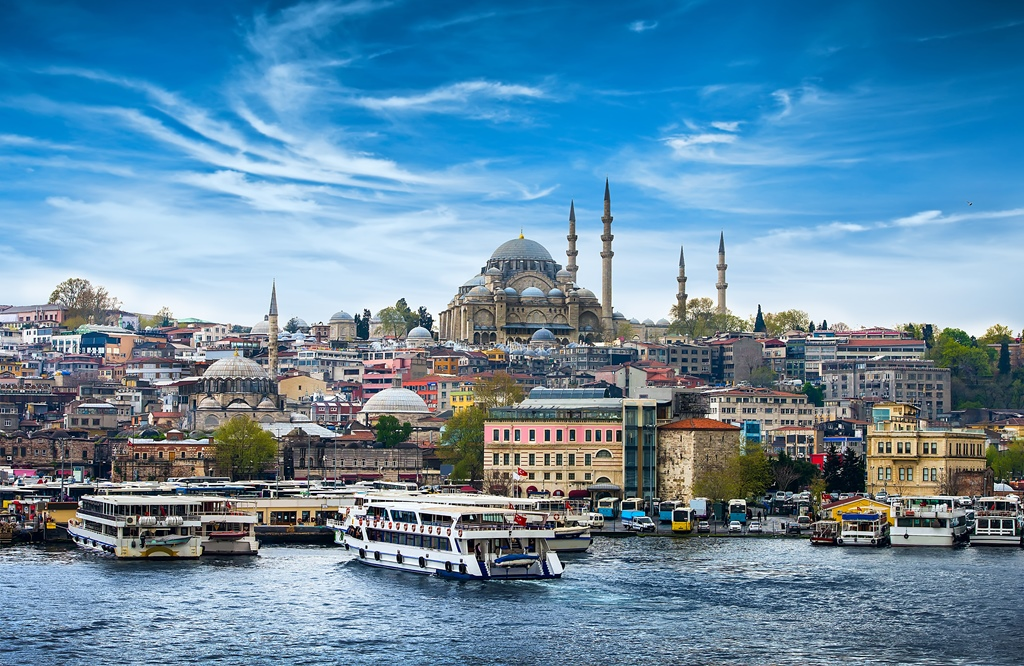
#> input picture Hafta2/images/picture3.jpg, 1024 x 666 px
$ python bitwise_op.py
#> lines starting #> are read from the running program, lines starting #| are printed output that depends on the picture; after the words box and inside, x2 and y2 are one past the last pixel; in counts of white or black regions, pixels touching at a corner belong together
import cv2
import numpy as np

img = cv2.imread('images/picture3.jpg', cv2.IMREAD_GRAYSCALE)
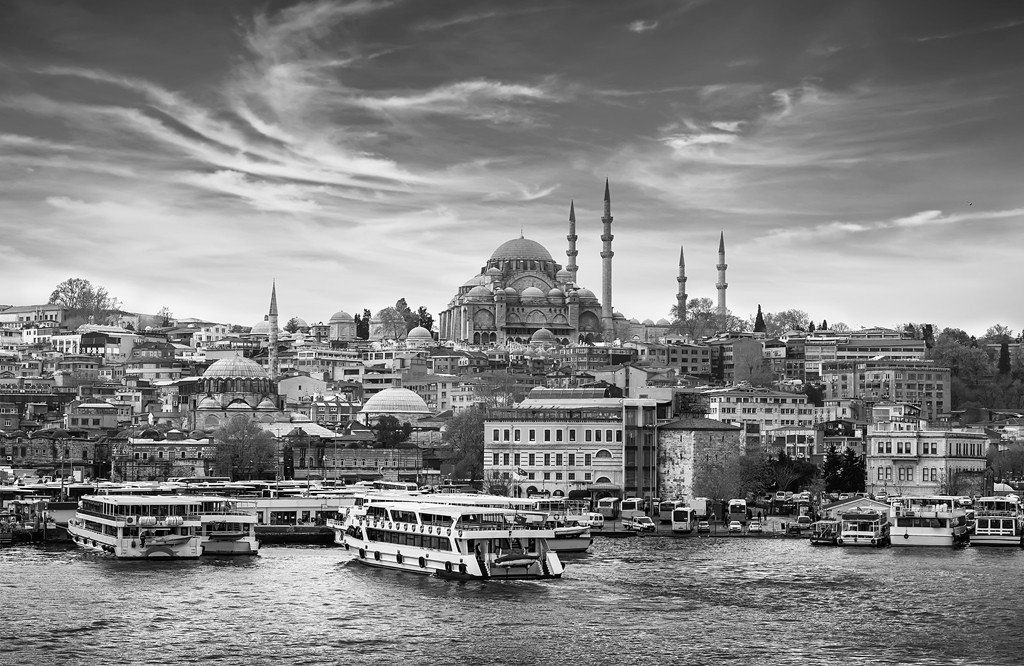
#> img: shape (666, 1024); min 0, max 255, mean 130.7

# İlk dilim: 50 ile 100 arasındaki piksel değerlerini seç
lower_bound1 = 50
upper_bound1 = 100
mask1 = cv2.inRange(img, lower_bound1, upper_bound1)
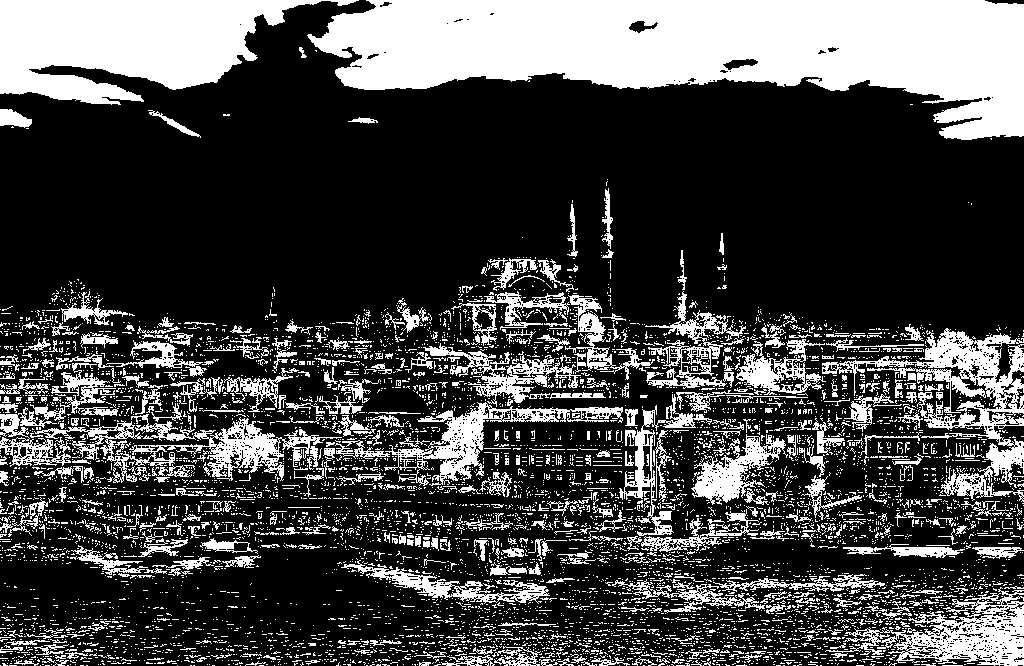
#> mask1: shape (666, 1024); 27.8% white; 7047 white regions (6508 under 20 px), largest, box (x1, y1, x2, y2) and area: (307, 0, 1024, 140) 61170, (0, 0, 359, 105) 22416, (822, 328, 1024, 502) 8594

# İkinci dilim: 150 ile 200 arasındaki piksel değerlerini seç
lower_bound2 = 150
upper_bound2 = 200
mask2 = cv2.inRange(img, lower_bound2, upper_bound2)
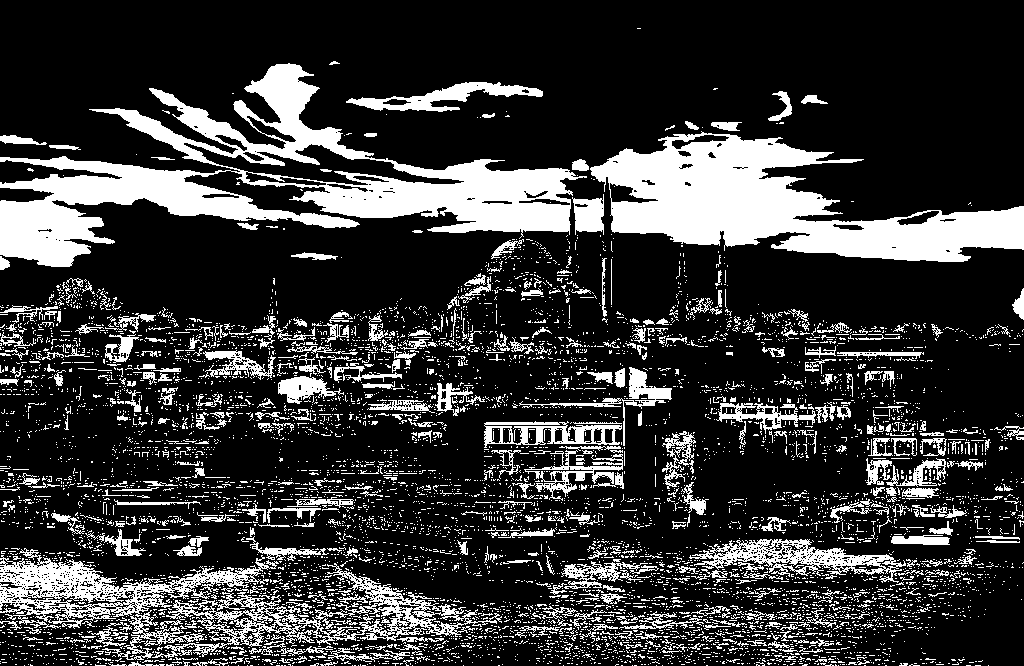
#> mask2: shape (666, 1024); 21.4% white; 7084 white regions (6589 under 20 px), largest, box (x1, y1, x2, y2) and area: (0, 63, 587, 267) 35146, (590, 131, 1024, 262) 27051, (0, 548, 279, 660) 8136

# İlk dilimi görüntüde seç
result1 = cv2.bitwise_and(img, img, mask=mask1)
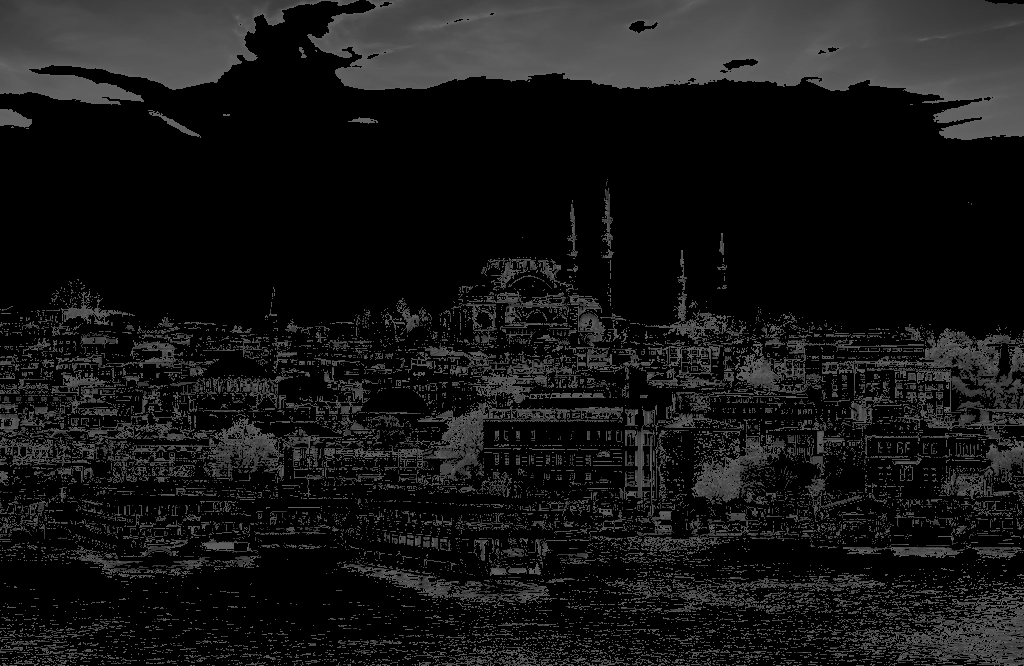
#> result1: shape (666, 1024); min 0, max 100, mean 21.9

# İkinci dilimi görüntüde seç
result2 = cv2.bitwise_and(img, img, mask=mask2)
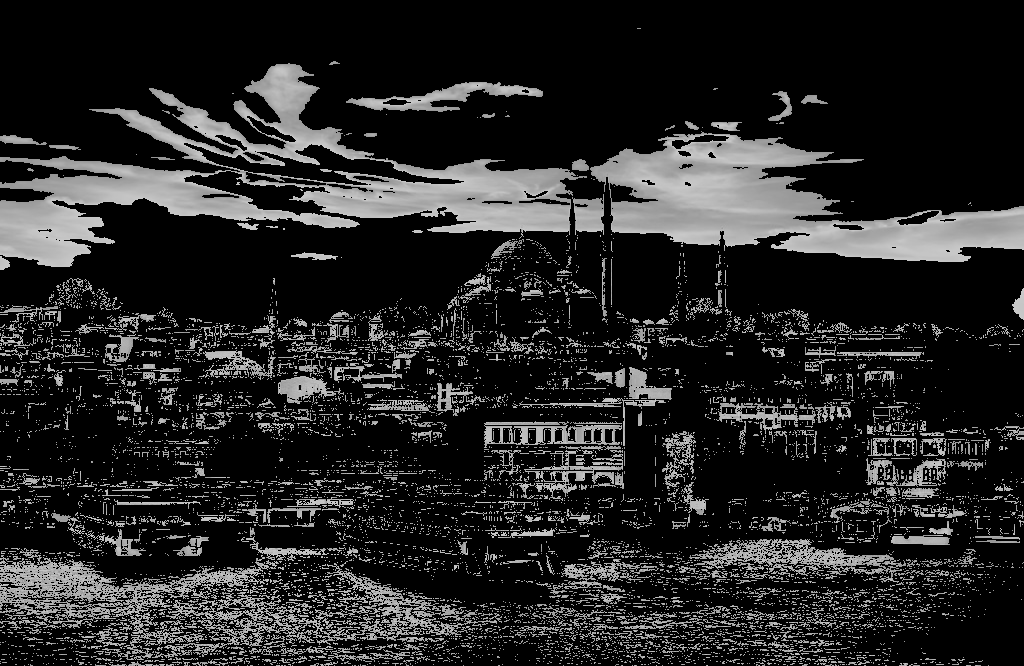
#> result2: shape (666, 1024); min 0, max 200, mean 37.3

# Orijinal görüntü ve dilimleri göster
cv2.imshow('Original Image', img)
cv2.imshow('Slice 1 (50-100)', result1)
cv2.imshow('Slice 2 (150-200)', result2)

cv2.waitKey(0)
cv2.destroyAllWindows()

cv2.imwrite('sonucFoto/slice1_50_100.jpg', result1)
cv2.imwrite('sonucFoto/slice2_150_200.jpg', result2)

$ run again, with Hafta2/images/picture1.jpg copied over Hafta2/images/picture3.jpg
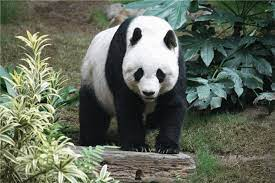
#> input picture Hafta2/images/picture1.jpg, 275 x 183 px
#> `mask1 = cv2.inRange(img, lower_bound1, upper_bound1)`:
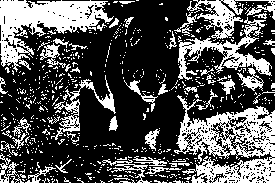
#> mask1: shape (183, 275); 32.5% white; 639 white regions (590 under 20 px), largest, box (x1, y1, x2, y2) and area: (174, 95, 275, 183) 4287, (0, 0, 114, 72) 3438, (178, 17, 272, 80) 1613
#> mask2: shape (183, 275); 11.8% white in thin lines or dots
#> `result2 = cv2.bitwise_and(img, img, mask=mask2)`:
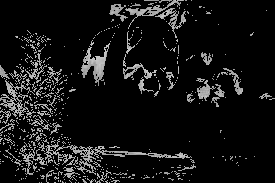
#> result2: shape (183, 275); min 0, max 200, mean 20.3

$ run again, with Hafta2/images/picture2.jpg copied over Hafta2/images/picture3.jpg
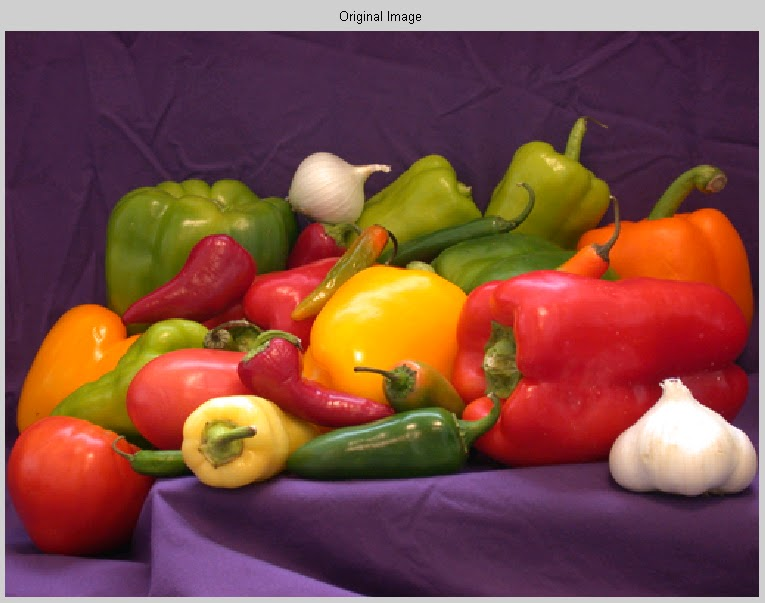
#> input picture Hafta2/images/picture2.jpg, 765 x 603 px
#> `mask1 = cv2.inRange(img, lower_bound1, upper_bound1)`:
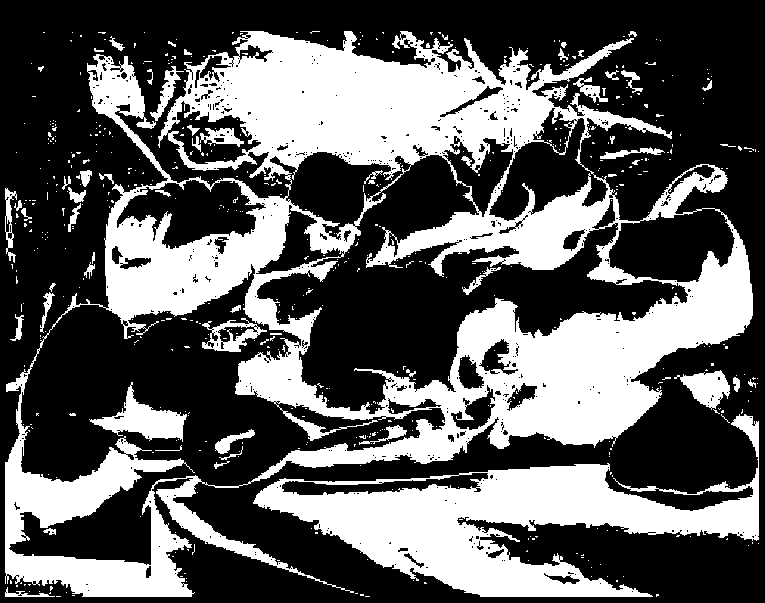
#> mask1: shape (603, 765); 36.6% white; 572 white regions (514 under 20 px), largest, box (x1, y1, x2, y2) and area: (5, 31, 753, 597) 125545, (253, 414, 759, 597) 32117, (89, 382, 187, 442) 2205
#> mask2: shape (603, 765); 6.4% white; 216 white regions (176 under 20 px), largest, box (x1, y1, x2, y2) and area: (311, 262, 467, 393) 10850, (46, 313, 136, 386) 3672, (611, 429, 756, 485) 2812
#> `result2 = cv2.bitwise_and(img, img, mask=mask2)`:
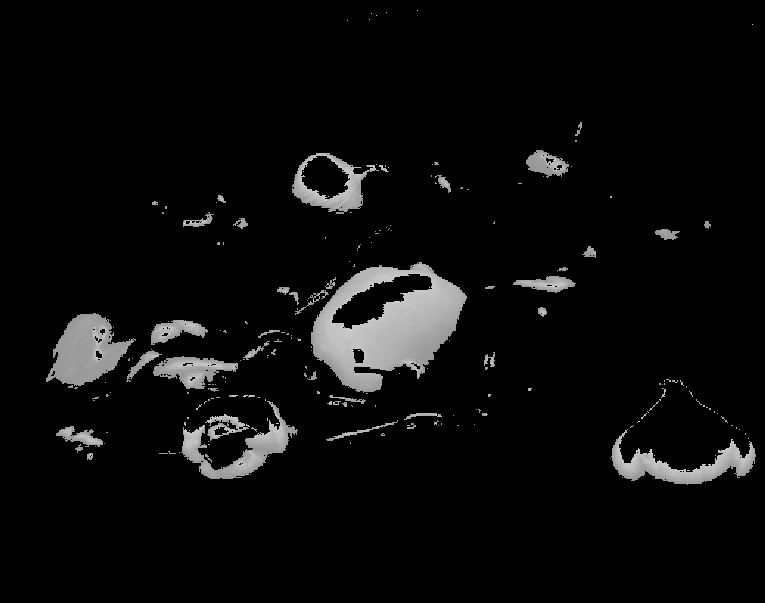
#> result2: shape (603, 765); min 0, max 200, mean 11
